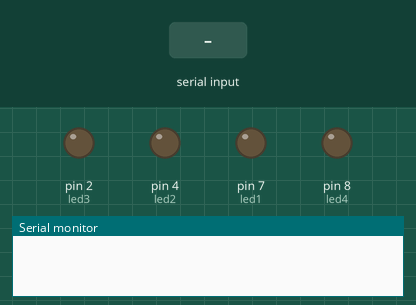
Recording of a sketch running on a simulated Arduino Uno, built with avr-gcc and run on an emulated ATmega328P. Shown: output pins drawn as LEDs (lit = HIGH), the last lines printed to the serial monitor. The inputs (shaded band) are chosen by the test bench.

Above: at 1.2 s.
1.3 s: "1:\n" received over the second serial link
At 1.4 s:
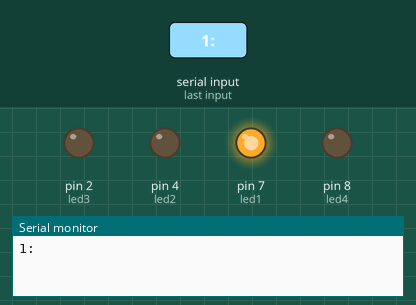
3.0 s: "4\n" received over the second serial link
At 3.6 s:
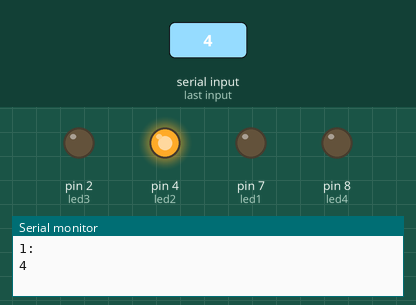
4.5 s: "5:1\n" received over the second serial link
At 5.7 s:
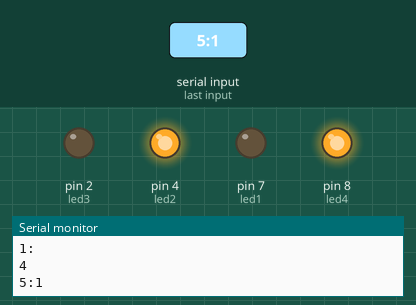
6.0 s: "1:\n" received over the second serial link
At 7.2 s:
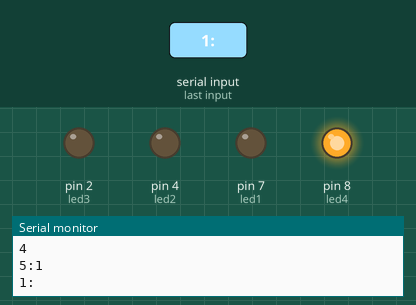
Timing chart, 0 to 12.5 s (numbered marks = the images above; inputs shaded):
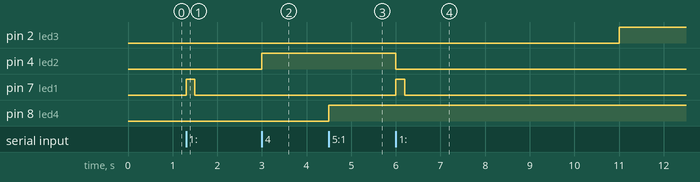

The sketch:

arduinotierradef_V2.ino
```cpp
/* [V2] PROTOCOLO DE APLICACION: el mismo que el satelite (esta completo en arduinosatelite.ino).
   Este Arduino hace de puente. Lo que le importa a el:

   Satelite -> Tierra
     1:T:H        Temperatura y humedad        -> parpadea el LED verde
     2:s:angulo:d Distancia del sensor s       -> ese sensor funciona
     3:media      Media de temperaturas
     4            Fallo del sensor de T/H      -> LED rojo
     5:s          Fallo del sensor de distancia s (1 o 2) -> LED azul
     7            Latido: se queda aqui, no se reenvia a Python

   Arduino de tierra -> Python
     6            Fallo de comunicacion con el satelite -> LED amarillo

   Python -> Satelite: las ordenes se reenvian tal cual llegan.
*/
#include <SoftwareSerial.h>
SoftwareSerial mySerial(10, 11); //RX, TX
const int led1 = 7; //LED verde
const int led2 = 4; //LED rojo (alarma sensor)
const int led3 = 2; //LED amarillo (alarma comunicacion)
const int led4 = 8; //[V2] LED azul (alarma sensores de distancia)

bool vigilando = true;                   //con latido, se vigila siempre (tambien en pausa)
bool alarmaCom = false;                  //alarma de fallo en comunicaciones
unsigned long ultimoMensaje = 0;         //ahora: cuando llego el ultimo mensaje (dato, fallo o latido)
const unsigned long timeoutCom = 5000;  //5 segundos sin mensajes = fallo
long ultimoAvisoCom = 0;   //aviso de fallos de comunicacion
const long intervaloAvisoCom = 5000;   //la alarma sonara cada 5 segundos
bool falloDistancia1 = false;   //[V2] esta fallando el sensor de distancia 1?
bool falloDistancia2 = false;   //[V2] esta fallando el sensor de distancia 2?

//setup: se ejecuta una vez al encender. Prepara las comunicaciones y los LEDs
//parametros: ninguno.  resultado: ninguno
void setup() {
  Serial.begin(9600);
  mySerial.begin(9600);
  pinMode(led1, OUTPUT);
  pinMode(led2, OUTPUT);
  pinMode(led3, OUTPUT);
  pinMode(led4, OUTPUT);   //[V2]
}

//loop: se repite sin parar. Pasa los mensajes del satelite a Python y las ordenes
//      de Python al satelite, enciende los LEDs y vigila la comunicacion
//parametros: ninguno.  resultado: ninguno
void loop() {
  // comunicación SATELITE -> PYTHON
  if (mySerial.available()){
    String datos = mySerial.readStringUntil('\n');   //un mensaje cada vez
    datos.trim();                                    //quita el \r

    ultimoMensaje = millis();            //cualquier mensaje (latido incluido) reinicia el timeout
    alarmaCom = false;
    digitalWrite(led3, LOW);             //la comunicacion se ha recuperado

    if (datos != "7"){                   //[V2] el latido (antes "Vivo") solo indica que sigue vivo, no se reenvia
      Serial.println(datos);

      //[V2] antes solo habia datos de T/H o "Fallo". Ahora llegan mas tipos de mensaje,
      //     asi que miramos como empieza cada uno para saber cual es
      if (datos.startsWith("1:")){       //[V2] dato de T/H (antes: todo lo que no fuera "Fallo")
        digitalWrite(led2, LOW);
        digitalWrite(led1, HIGH);
        delay(200);
        digitalWrite(led1, LOW);
      }else if (datos == "4"){           //[V2] fallo del sensor T/H (antes "Fallo")
        digitalWrite(led2, HIGH);
      }else if (datos.startsWith("2:1:")){   //[V2] dato bueno del sensor de distancia 1
        falloDistancia1 = false;
      }else if (datos.startsWith("2:2:")){   //[V2] dato bueno del sensor de distancia 2
        falloDistancia2 = false;
      }else if (datos == "5:1"){             //[V2] falla el sensor de distancia 1
        falloDistancia1 = true;
      }else if (datos == "5:2"){             //[V2] falla el sensor de distancia 2
        falloDistancia2 = true;
      }

      //[V2] el LED azul se enciende si falla cualquiera de los dos sensores de distancia
      if (falloDistancia1 || falloDistancia2){
        digitalWrite(led4, HIGH);
      }else{
        digitalWrite(led4, LOW);
      }
    }
  }

  // comunicacion PYTHON -> SATELITE
  if (Serial.available()){
    String orden = Serial.readStringUntil('\n');   //[V2] una orden cada vez (antes readString, que espera 1 segundo)
    mySerial.println(orden);                       //[V2] se reenvia con su salto de linea (antes print)
  }

  // ALARMA DE COMUNICACION
  if (vigilando && millis() - ultimoMensaje >= timeoutCom){ //no ha llegado ni un latido en 5 segundos
    if (!alarmaCom){
      alarmaCom = true;
      digitalWrite(led3, HIGH);
      ultimoAvisoCom = millis() - intervaloAvisoCom; //se envia el primer aviso
    }
  }
  if (alarmaCom && millis() - ultimoAvisoCom >= intervaloAvisoCom){ //se repite la alarma cada 5 segundos
    ultimoAvisoCom = millis();
    Serial.println("6"); //[V2] avisa a python del error (antes "Comunicacion")
  }
}
```

Measured:
- after the input at 1.3 s, pin 7 (led1): LOW → HIGH at once, → LOW 0.20 s later
- after the input at 3.0 s, pin 4 (led2): LOW → HIGH at once
- after the input at 4.5 s, pin 8 (led4): LOW → HIGH at once
- after the input at 6.0 s, pin 2 (led3): LOW → HIGH after 5.0 s instead of 3.5 s; pin 4 (led2): HIGH → LOW at once; pin 7 (led1): LOW → HIGH at once, → LOW 0.20 s later
